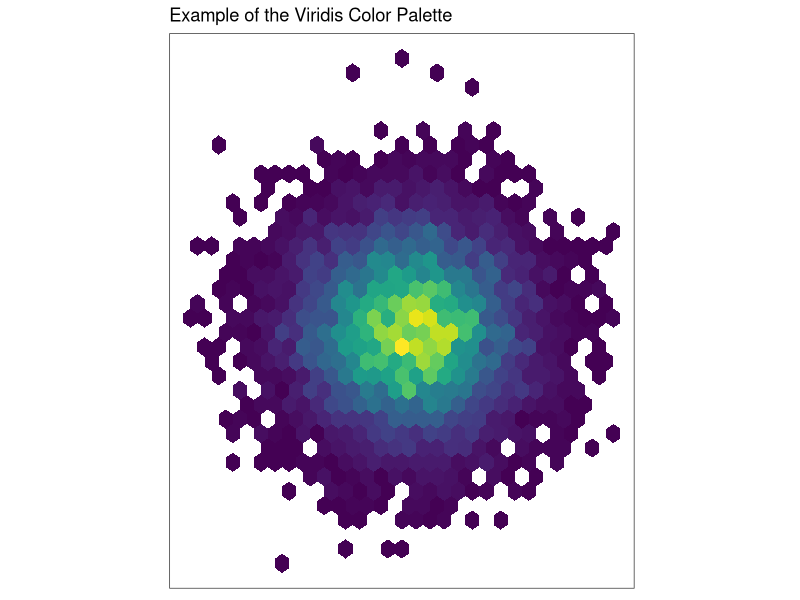

Write R code to recreate this figure.
## ---- chunk 1
create_tableau_palette <- function(palette_name,
                                   palette_colors,
                                   palette_type) {
  # check palette type
  p_type = match.arg(palette_type,
                     choices = c('ordered-diverging',
                                 'ordered-sequential',
                                 'regular'))
  # starting line
  line_start <- paste0('<color-palette name="',
                       palette_name,
                       '" type="',
                       p_type,
                       '">\n')
  # define colors
  colors <- paste0('<color>',
                   palette_colors,
                   '</color>\n')
  # ending line
  line_end <- "</color-palette>\n"
  # push together
  cat(paste0(c(line_start, colors, line_end)))
}

## ---- chunk 2
# character vector of first four Set2 color values
brewer_4 <- RColorBrewer::brewer.pal(4, 'Set2')
# use the function
create_tableau_palette(palette_name = "Color Brewer Set2 4",
                       palette_colors = brewer_4,
                       palette_type = 'regular')
## ---- chunk 3
library(ggplot2)
library(viridis)
ggplot(data.frame(x = rnorm(10000), y = rnorm(10000)), aes(x = x, y = y)) +
  geom_hex() + coord_fixed()+
  scale_fill_viridis() + theme_bw()+
  ggtitle('Example of the Viridis Color Palette')+
  theme(axis.text = element_blank(),
        panel.grid = element_blank(),
        axis.title = element_blank(),
        legend.position = 'none',
        axis.ticks = element_blank())+
  xlab('')+
  ylab('')
## ---- chunk 4
# need to store result for better printing, result is just a list of NULL
x<-purrr::map(4:7,
           ~create_tableau_palette(palette_name = paste('Viridis', .x),
                                   palette_colors = viridis::viridis(.x),
                                   palette_type = 'ordered-sequential'))
